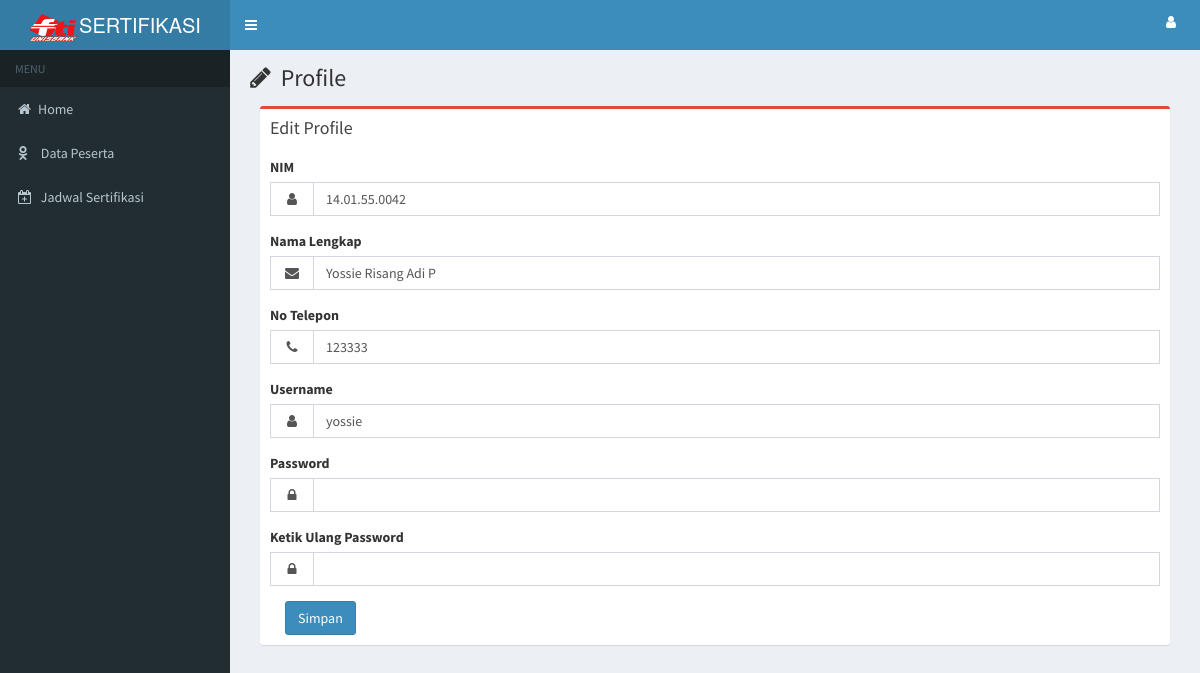
The app's page /index.php?page=profile_mahasiswa&id=1 (signed in) with its own data.
### tables this page shows
CREATE TABLE IF NOT EXISTS `tbmahasiswa` (
  `id_mahasiswa` int(10) NOT NULL auto_increment,
  `nim_mahasiswa` varchar(20) NOT NULL,
  `nama_mahasiswa` varchar(100) NOT NULL,
  `username` varchar(20) NOT NULL,
  `password` varchar(100) NOT NULL,
  `no_telp_mahasiswa` varchar(20) NOT NULL,
  `level` varchar(10) NOT NULL,
  PRIMARY KEY  (`id_mahasiswa`)
);

### page/profile_mahasiswa.php (the view, shortened to what this page needs)
<?php
$id=$_GET['id'];
$sql=mysql_query("select * from tbmahasiswa where id_mahasiswa='$id'");
$data=mysql_fetch_array($sql);
?>
<div class="content-wrapper">
    <section class="content-header">
      <h1>
        <i class="fa fa-fw fa-pencil"></i> Profile
      </h1>
    </section>
  <section class="content">
	<div class="col-md-12">
          <div class="box box-danger">
            <div class="box-header">
              <h3 class="box-title">Edit Profile</h3>
            </div>
            <div class="box-body">
			<form  action="" method="POST" enctype="multipart/form-data">
			   <div class="form-group">
                <label>NIM</label>
                <div class="input-group">
                  <div class="input-group-addon">
                    <i class="fa fa-fw fa-user"></i>
                  </div>
                  <input type="text" name="nim_mahasiswa" id="nim_mahasiswa" class="form-control" value="<?php echo $data['nim_mahasiswa'];?>">
                </div>
              </div>
              <div class="form-group">
                <label>Nama Lengkap</label>
                <div class="input-group">
                  <div class="input-group-addon">
                    <i class="fa fa-fw fa-envelope"></i>
                  </div>
                  <input type="text" name="nama_mahasiswa" id="nama_mahasiswa" class="form-control" value="<?php echo $data['nama_mahasiswa'];?>">
                </div>
              </div>
			   <div class="form-group">
                <label>No Telepon</label>
                <div class="input-group">
                  <div class="input-group-addon">
                    <i class="fa fa-fw fa-phone"></i>
                  </div>
                  <input type="text" name="no_telp_mahasiswa" id="no_telp_mahasiswa" class="form-control" value="<?php echo $data['no_telp_mahasiswa'];?>">
                </div>
              </div>
              <div class="form-group">
                <label>Username</label>
                <div class="input-group">
                  <div class="input-group-addon">
                    <i class="fa fa-fw fa-user"></i>
                  </div>
                  <input type="text" name="username" id="username" class="form-control" value="<?php echo $data['username'];?>">
                </div>
              </div>
			  <div class="form-group">
                <label>Password</label>
                <div class="input-group">
                  <div class="input-group-addon">
                    <i class="fa fa-fw fa-lock"></i>
                  </div>
                  <input type="password" name="password" id="password" class="form-control">
                </div>
              </div>
			  <div class="form-group">
                <label>Ketik Ulang Password</label>
                <div class="input-group">
                  <div class="input-group-addon">
                    <i class="fa fa-fw fa-lock"></i>
                  </div>
                  <input type="password" name="repass" id="repass" class="form-control">
                </div>
              </div>
			  <div class="col-xs-2">
				<input type="submit" class="btn btn-primary" value="Simpan" name="save" id="save"></input>
			  </div>
			  </form>
            </div>
          </div>
     </div>
   </section>
</div>

### records on screen
tbmahasiswa: nim_mahasiswa "14.01.55.0042", nama_mahasiswa "Yossie Risang Adi P", no_telp_mahasiswa "123333", username "yossie"
